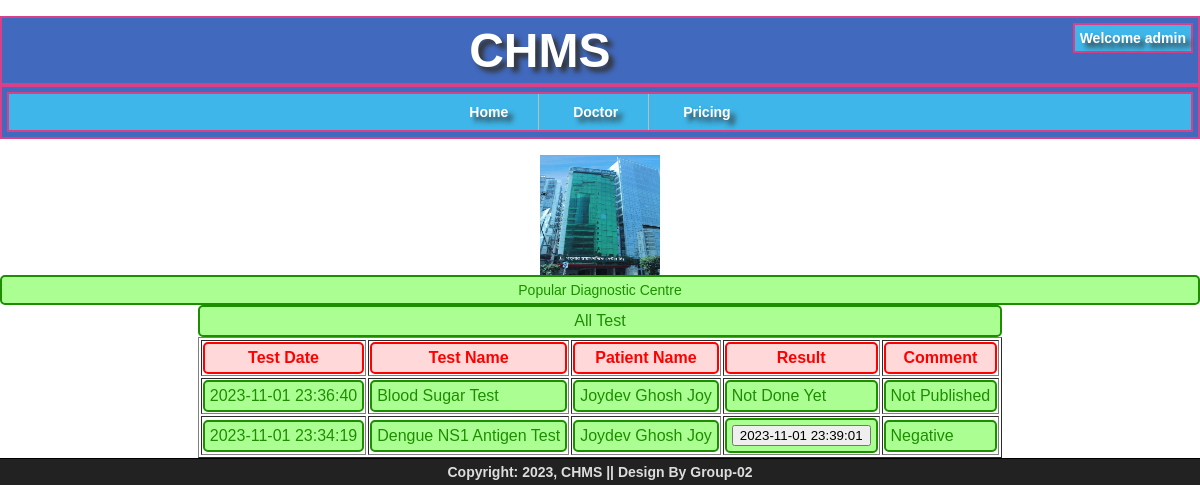
The app's page /CHMS/admin/diagnostic-center/test.php?DC_ID=1005 (signed in) with its own data.
### tables this page shows
CREATE TABLE `diagnostic_center` (
  `ID` int(11) NOT NULL,
  `License_Number` int(11) NOT NULL,
  `Name` varchar(150) NOT NULL
);

CREATE TABLE `user_details` (
  `ID` int(11) NOT NULL,
  `User_Name` varchar(255) NOT NULL,
  `Password` char(255) NOT NULL,
  `Role` char(20) NOT NULL,
  `Phone_Number` char(15) NOT NULL,
  `Email` char(150) DEFAULT NULL,
  `Address` varchar(200) DEFAULT NULL,
  `Photo` char(50) DEFAULT NULL,
  `Status` tinyint(1) NOT NULL
);

CREATE TABLE `test_log` (
  `ID` int(11) NOT NULL,
  `T_ID` int(11) NOT NULL,
  `P_ID` int(11) NOT NULL,
  `Prescription_ID` int(11) DEFAULT NULL,
  `DC_ID` int(11) DEFAULT NULL,
  `Test_Date` datetime DEFAULT NULL,
  `Result_Date` datetime DEFAULT NULL,
  `Result` char(50) DEFAULT NULL,
  `Comment` varchar(200) DEFAULT NULL
);

CREATE TABLE `test` (
  `ID` int(11) NOT NULL,
  `Name` varchar(50) NOT NULL,
  `Price` decimal(8,2) NOT NULL,
  `Status` tinyint(1) NOT NULL
);

CREATE TABLE `patient` (
  `ID` int(11) NOT NULL,
  `Fname` varchar(30) NOT NULL,
  `Lname` varchar(30) DEFAULT NULL,
  `DOB` date NOT NULL,
  `Gender` char(10) NOT NULL,
  `Emergency_Number` char(15) NOT NULL,
  `Blood` char(3) DEFAULT NULL,
  `Weight` decimal(5,2) DEFAULT NULL
);

### CHMS/admin/diagnostic-center/test.php (the view, shortened to what this page needs)
<?php
include("../../common/header-content.php");
if(isset($_GET['DC_ID'])){
	$DC_ID = $_GET['DC_ID'];
	$sql_info = "SELECT dc.Name, u.Photo
		FROM diagnostic_center dc, user_details u
		WHERE dc.ID = u.ID AND dc.ID = $DC_ID";
		$result_info = mysqli_query($conn, $sql_info);
		$found_user = mysqli_fetch_array($result_info);
        $Name = $found_user['Name'];
        $Photo = $found_user['Photo'];
        echo '<table align="center" border="1">';
        if($Photo == ""){
			echo '<div align="center"><img src="/chms/diagnostic-center/img/null.jpg" alt="'.$Name.'" width="200px" height="200px"></div>';
		}
		else{
			echo '<div align="center"><img src="/chms/diagnostic-center/'.$Photo.'" alt="'.$Name.'" width="120px" height="120px"></div>';
		}
		echo '<div id="joy_congratulation" align="center">
		'. $Name . '</div>';
echo '
		<caption>
			<div id="joy_congratulation">
				All Test
			</div>
		</caption>
		<tr>
			<th>
				<div id="joy_warning" align="center">
					Test Date
				</div>
			</th>
			<th>
				<div id="joy_warning" align="center">
					Test Name
				</div>
			</th>
			<th>
				<div id="joy_warning" align="center">
					Patient Name
				</div>
			</th>
			<th>
				<div id="joy_warning" align="center">
					Result
				</div>
			</th>
			<th>
				<div id="joy_warning" align="center">
					Comment
				</div>
			</th>
		</tr>';
$sql_all_test = "SELECT tl.ID, t.Name, tl.Test_Date, p.Fname, p.Lname, tl.Result_Date, tl.Result, tl.Comment
				FROM test t, test_log tl, patient p
				WHERE t.ID = tl.T_ID AND tl.P_ID = p.ID AND tl.DC_ID = $DC_ID
				ORDER BY tl.Test_Date DESC";
	$result_all_test = mysqli_query($conn, $sql_all_test);
	if (mysqli_num_rows($result_all_test) > 0){
		while ($row = mysqli_fetch_assoc($result_all_test)){
			echo '<tr>
					<td>
						<div id="joy_congratulation">
							'.$row['Test_Date'].'
						</div>
					</td>
					<td>
						<div id="joy_congratulation">
							'.$row['Name'].'
						</div>
					</td>
					<td>
						<div id="joy_congratulation">
							'.$row['Fname'].' '.$row['Lname'].'
						</div>
					</td>
					<td>
						<div id="joy_congratulation">';
						if($row['Result_Date'] == ""){
							echo 'Not Done Yet';
						}
						else{
							echo '<a href="/chms/diagnostic-center/'.$row['Result'].'" download="report-'.$row['ID'].'.pdf">
								        <button>'.$row['Result_Date'].'</button>
								    </a>';
						}
						echo '
						</div>
					</td>
					<td>
						<div id="joy_congratulation">';
						if($row['Comment'] == ""){
							echo 'Not Published';
						}
						else{
							echo ''.$row['Comment'].'';
						}
						echo '
						</div>
					</td>
				</tr>';
		}
	}
	echo '</table>';
}
else{
	redirect_to("/chms/admin/");
}
?>
<!DOCTYPE html>
<html>
<head>
</head>
<body>
</body>
</html>

### records on screen
diagnostic_center: ID.Photo (picture), Name "Popular Diagnostic Centre"
test_log: Test_Date "2023-11-01 23:36:40", T_ID.Name "Blood Sugar Test", P_ID.Fname "Joydev Ghosh", P_ID.Lname "Joy", shows "Not Done Yet", shows "Not Published"
test_log: Test_Date "2023-11-01 23:34:19", T_ID.Name "Dengue NS1 Antigen Test", P_ID.Fname "Joydev Ghosh", P_ID.Lname "Joy", Result_Date "2023-11-01 23:39:01", Comment "Negative"

### other values on screen
$User_Name "admin"
